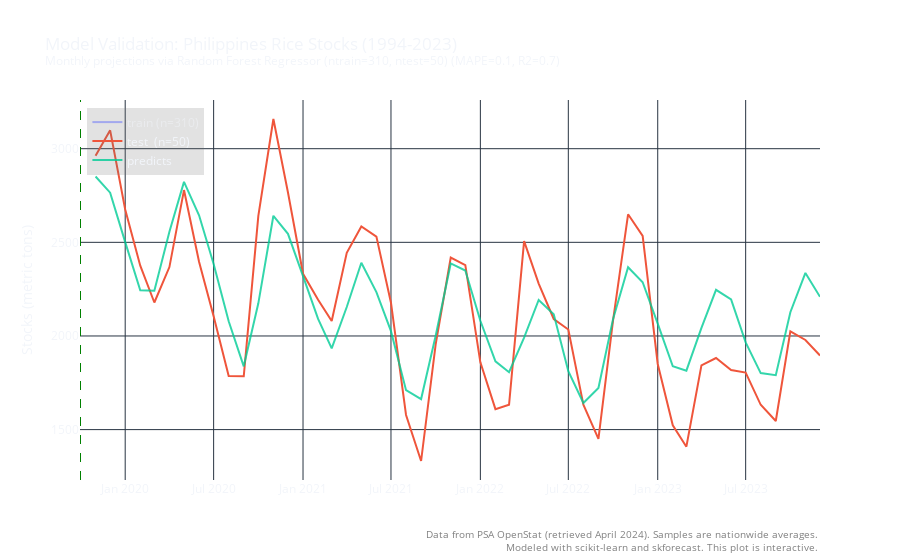

The notebook cell saved with this chart:
### Code cell
import numpy as np
from sklearn.linear_model import BayesianRidge, ElasticNetCV, LarsCV, LassoCV, LassoLarsCV, OrthogonalMatchingPursuitCV, RidgeCV
from sklearn.ensemble import GradientBoostingRegressor, BaggingRegressor, HistGradientBoostingRegressor, ExtraTreesRegressor, RandomForestRegressor
import itertools

# res = df.iloc[:, np.r_[2, 5:10]] # np.r to combine slices

# Set parameters
# Column numbers: 1: Farmgate Price, 2: Wholesale Price, 3: Retail Price, 4: CPI All Income, 5: NCR RPI
y = 'Stocks'
# for choices in itertools.combinations((1,2,3,4,5), 4):
X = np.r_[5]

# Split data into train-test
steps = 50
train = df[:-steps]
test  = df[-steps:]

train_y = train[y]
train_X = train.iloc[:, X]
test_y = test[y]
test_X = test.iloc[:, X]

use_exog = False

print(
    f"Training periods : {train.index.min()} --- "
    f"{train.index.max()}  (n={len(train)})"
)
print(
    f"Testing periods  : {test.index.min()} --- "
    f"{test.index.max()}  (n={len(test)})"
)

# Find best hyperparameter values for forecaster
regressors = [BayesianRidge(), ElasticNetCV(), RidgeCV(), LarsCV(), LassoCV(), LassoLarsCV(),
            OrthogonalMatchingPursuitCV(), GradientBoostingRegressor(), BaggingRegressor(),
            HistGradientBoostingRegressor(), ExtraTreesRegressor(), RandomForestRegressor()]
regressor = RandomForestRegressor(random_state=100)
print(regressor)
forecaster = ForecasterAutoreg(
                regressor = regressor,
                lags      = 18
            )

# regressor = RandomForestRegressor(n_estimators=250, max_depth=10, random_state=123)
# forecaster = ForecasterAutoreg(regressor=regressor, lags=20)

# Candidate values for lags
lags_grid = list(range(6,30,1))

# Candidate values for regressor's hyperparameters
param_grid = {
    # 'cv': [5],
    # 'learning_rate': [0.0001, 0.001, 0.01, 0.1],
    # 'alpha': [0.5, 0.7, 0.9],
    # 'n_estimators': list(range(100, 500, 50)),
    # 'max_depth': list(range(3,10,1))
}

if False: 
    results_grid = grid_search_forecaster(
                    forecaster         = forecaster,
                    y                  = train_y,
                    param_grid         = param_grid,
                    lags_grid          = lags_grid,
                    steps              = steps,
                    refit              = False,
                    metric             = 'mean_absolute_percentage_error',
                    initial_train_size = int(len(train)*0.5),
                    fixed_train_size   = False,
                    return_best        = True,
                    n_jobs             = 'auto',
                    verbose            = False
                )

# Use those best values for forecaster (automatically plugged in by grid_search_forecaster)
forecaster.fit(y=train_y, exog=train_X) if use_exog else forecaster.fit(y=train_y)
forecaster

# Predictions
# NOTE: So if you want to have a more accurate projection, you may optionally measure these first,
# and much better if they are already available
predicts = forecaster.predict(steps=steps, exog=test_X) if use_exog else forecaster.predict(steps=steps)
# predicts = forecaster.predict(steps=steps+27) #+28 to reach 2030
# predicts.index = pd.date_range(start=str(data_test.index.min()), end='2030Q4', freq='Q')
# display(predicts)

# Test MSE, RSME, R2
mse = metrics.mean_squared_error(y_true=test_y, y_pred=predicts)
rmse = metrics.root_mean_squared_error(y_true=test_y, y_pred=predicts)
mape = metrics.mean_absolute_percentage_error(y_true=test_y, y_pred=predicts)
r2 = metrics.r2_score(y_true=test_y, y_pred=predicts)

print("MSE:\t%0.2f" % mse)
print("RMSE:\t%0.2f" % rmse)
print("MAPE:\t%0.2f" % mape)
print("R2:\t%0.2f" % r2)

# Plot predicts versus test data
plot_results(train, test, predicts, var="Stocks", title=f"Model Validation: Philippines Rice Stocks (1994-2023)\
    <br><sup>Monthly projections via Random Forest Regressor (ntrain={len(train)}, ntest={len(test)}) (MAPE={round(mape,2)}, R2={round(r2,2)})</sup>",
    xtitle="Period", ytitle="Stocks (metric tons)", split="2019-10-01 00:00:00")

### Figure 1 — Plotly figure (JSON) as saved in the notebook; plotly's stock layout.template omitted (floating-point values rounded to 4 significant figures; data arrays with more than 128 entries replaced by an {"elided": "..."} marker saying what was removed)
{"data": [{"name": "train\t(n=310)", "type": "scatter", "visible": "legendonly", "x": {"elided": "310 str values"}, "y": {"elided": "310 float values"}}, {"name": "test\t\t(n=50)", "type": "scatter", "visible": true, "x": ["2019-11-01T00:00:00", "2019-12-01T00:00:00", "2020-01-01T00:00:00", "2020-02-01T00:00:00", "2020-03-01T00:00:00", "2020-04-01T00:00:00", "2020-05-01T00:00:00", "2020-06-01T00:00:00", "2020-07-01T00:00:00", "2020-08-01T00:00:00", "2020-09-01T00:00:00", "2020-10-01T00:00:00", "2020-11-01T00:00:00", "2020-12-01T00:00:00", "2021-01-01T00:00:00", "2021-02-01T00:00:00", "2021-03-01T00:00:00", "2021-04-01T00:00:00", "2021-05-01T00:00:00", "2021-06-01T00:00:00", "2021-07-01T00:00:00", "2021-08-01T00:00:00", "2021-09-01T00:00:00", "2021-10-01T00:00:00", "2021-11-01T00:00:00", "2021-12-01T00:00:00", "2022-01-01T00:00:00", "2022-02-01T00:00:00", "2022-03-01T00:00:00", "2022-04-01T00:00:00", "2022-05-01T00:00:00", "2022-06-01T00:00:00", "2022-07-01T00:00:00", "2022-08-01T00:00:00", "2022-09-01T00:00:00", "2022-10-01T00:00:00", "2022-11-01T00:00:00", "2022-12-01T00:00:00", "2023-01-01T00:00:00", "2023-02-01T00:00:00", "2023-03-01T00:00:00", "2023-04-01T00:00:00", "2023-05-01T00:00:00", "2023-06-01T00:00:00", "2023-07-01T00:00:00", "2023-08-01T00:00:00", "2023-09-01T00:00:00", "2023-10-01T00:00:00", "2023-11-01T00:00:00", "2023-12-01T00:00:00"], "y": [2962.0, 3098.0, 2675.0, 2376.0, 2179.0, 2368.0, 2779.0, 2396.0, 2105.0, 1786.0, 1785.0, 2641.0, 3159.0, 2766.0, 2332, 2193.0, 2080.0, 2444.0, 2585.0, 2531.0, 2178.0, 1578.0, 1332.0, 1955.0, 2418.0, 2378.0, 1859.0, 1609.0, 1633.0, 2506.0, 2280.0, 2091.0, 2035.0, 1633.0, 1451.0, 2082.0, 2650.0, 2535.0, 1850.0, 1523.0, 1409.0, 1843.0, 1882.0, 1818.0, 1804.0, 1632.0, 1546.0, 2024.0, 1979.0, 1896.0]}, {"line": {"color": "rgba(0,204,150,0.8)"}, "name": "predicts", "type": "scatter", "visible": true, "x": ["2019-11-01T00:00:00", "2019-12-01T00:00:00", "2020-01-01T00:00:00", "2020-02-01T00:00:00", "2020-03-01T00:00:00", "2020-04-01T00:00:00", "2020-05-01T00:00:00", "2020-06-01T00:00:00", "2020-07-01T00:00:00", "2020-08-01T00:00:00", "2020-09-01T00:00:00", "2020-10-01T00:00:00", "2020-11-01T00:00:00", "2020-12-01T00:00:00", "2021-01-01T00:00:00", "2021-02-01T00:00:00", "2021-03-01T00:00:00", "2021-04-01T00:00:00", "2021-05-01T00:00:00", "2021-06-01T00:00:00", "2021-07-01T00:00:00", "2021-08-01T00:00:00", "2021-09-01T00:00:00", "2021-10-01T00:00:00", "2021-11-01T00:00:00", "2021-12-01T00:00:00", "2022-01-01T00:00:00", "2022-02-01T00:00:00", "2022-03-01T00:00:00", "2022-04-01T00:00:00", "2022-05-01T00:00:00", "2022-06-01T00:00:00", "2022-07-01T00:00:00", "2022-08-01T00:00:00", "2022-09-01T00:00:00", "2022-10-01T00:00:00", "2022-11-01T00:00:00", "2022-12-01T00:00:00", "2023-01-01T00:00:00", "2023-02-01T00:00:00", "2023-03-01T00:00:00", "2023-04-01T00:00:00", "2023-05-01T00:00:00", "2023-06-01T00:00:00", "2023-07-01T00:00:00", "2023-08-01T00:00:00", "2023-09-01T00:00:00", "2023-10-01T00:00:00", "2023-11-01T00:00:00", "2023-12-01T00:00:00"], "y": [2851.0, 2765.0, 2501.0, 2244.0, 2241.0, 2556.0, 2823.0, 2644.0, 2384.0, 2078.0, 1838.0, 2174.0, 2642.0, 2545.0, 2320.0, 2091.0, 1934.0, 2155.0, 2391.0, 2234.0, 2026.0, 1710.0, 1663.0, 2001.0, 2387.0, 2349.0, 2081.0, 1865.0, 1806.0, 1991.0, 2192.0, 2115.0, 1812.0, 1642.0, 1722.0, 2089.0, 2367.0, 2287.0, 2066.0, 1838.0, 1815.0, 2044.0, 2247.0, 2195.0, 1966.0, 1802.0, 1790.0, 2127.0, 2337.0, 2209.0]}], "layout": {"annotations": [{"align": "right", "font": {"color": "gray", "size": 10}, "showarrow": false, "text": "Data from PSA OpenStat (retrieved April 2024). Samples are nationwide averages.<br>Modeled with scikit-learn and skforecast. This plot is interactive.", "x": 1, "xanchor": "right", "xref": "paper", "y": -0.2, "yanchor": "bottom", "yref": "paper"}], "legend": {"bgcolor": "rgba(111, 111, 111, 0.2)", "x": 0.01, "xanchor": "left", "y": 0.98, "yanchor": "top"}, "paper_bgcolor": "rgba(0,0,0,0)", "plot_bgcolor": "rgba(0,0,0,0)", "shapes": [{"line": {"color": "green", "dash": "dash", "width": 1}, "type": "line", "x0": "2019-10-01 00:00:00", "x1": "2019-10-01 00:00:00", "xref": "x", "y0": 0, "y1": 1, "yref": "y domain"}], "title": {"text": "Model Validation: Philippines Rice Stocks (1994-2023)    <br><sup>Monthly projections via Random Forest Regressor (ntrain=310, ntest=50) (MAPE=0.1, R2=0.7)</sup>"}, "xaxis": {"anchor": "y", "domain": [0, 1], "showgrid": true, "showticklabels": true, "title": {"text": ""}}, "yaxis": {"anchor": "x", "domain": [0, 1], "showgrid": true, "title": {"text": "Stocks (metric tons)"}}}}
